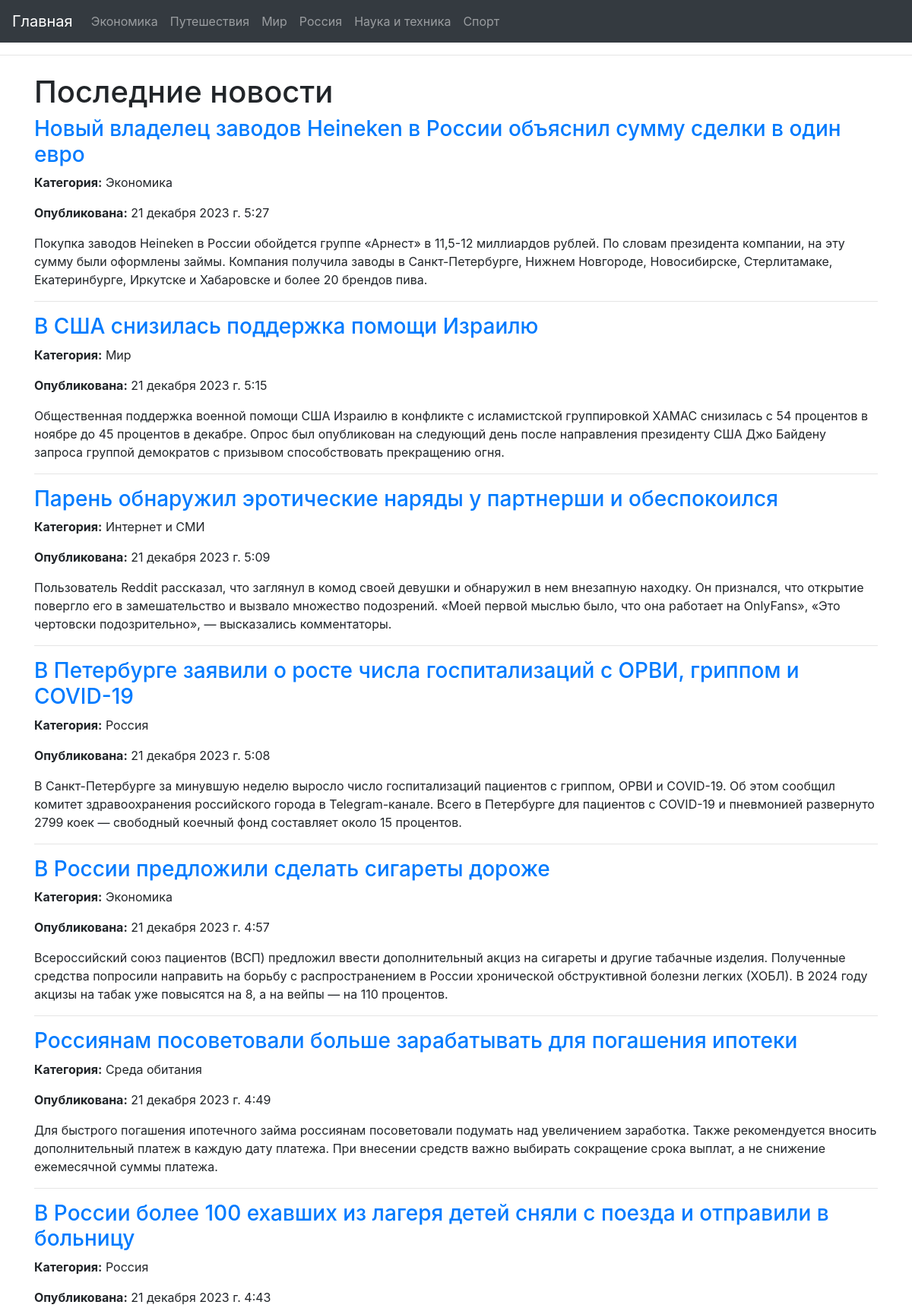
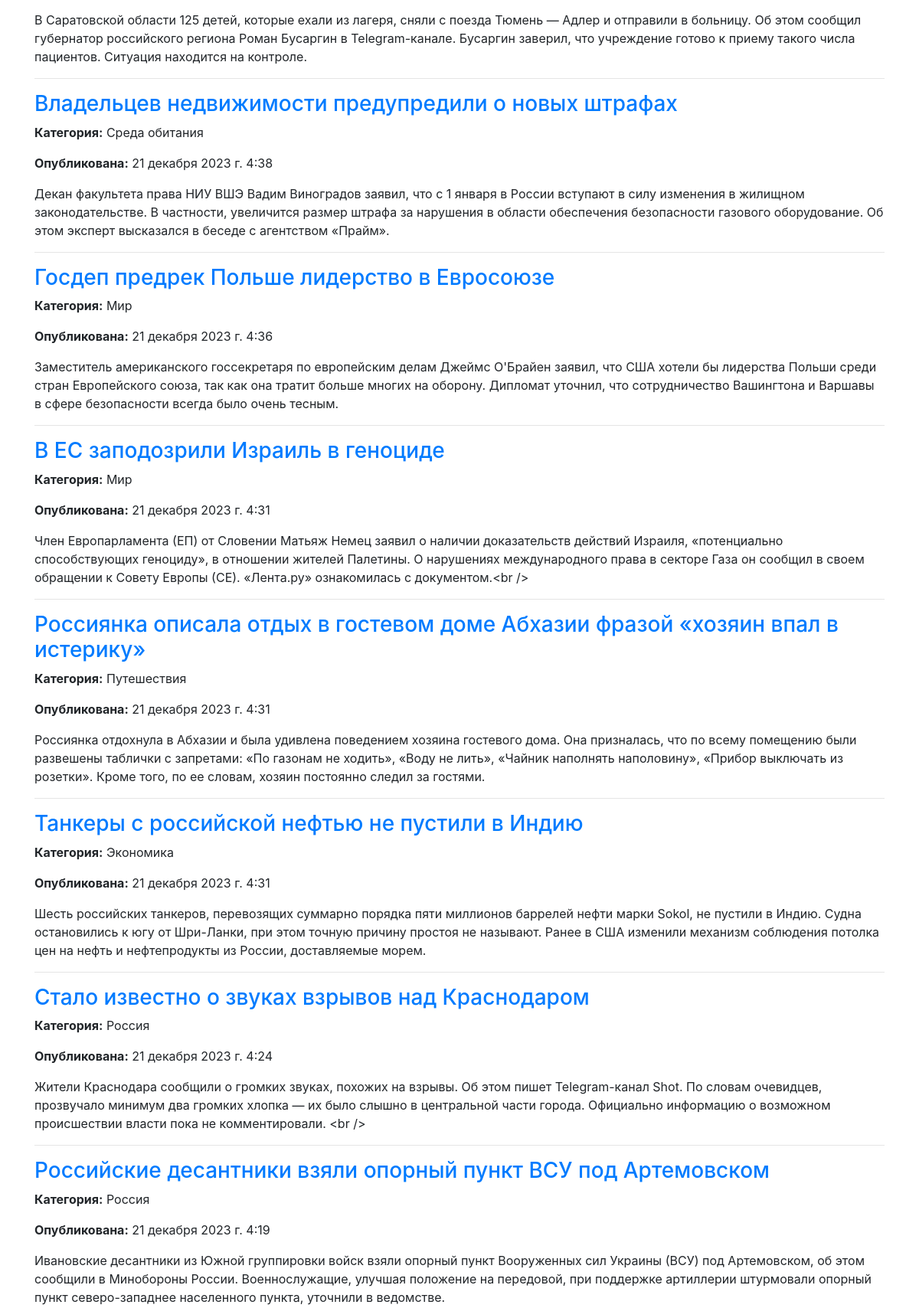
Screenshot of /home/?page=3 (upper part) with the database file from the repository (2 pictures, top to bottom).
### newsapp/models.py (models this page shows, shortened)
class News(models.Model):
    title = models.CharField(max_length=200)
    link = models.URLField()
    summary = models.TextField()
    published = models.DateTimeField()
    category = models.CharField(max_length=100)

### newsapp/views.py (the view)
# urls.py: 2. Add a URL to urlpatterns:  path('', views.home, name='home')
def home(request):
    all_news = News.objects.all().order_by('-published')
    paginator = Paginator(all_news, 20)
    page = request.GET.get('page', 1)
    try:
        news = paginator.page(page)
    except PageNotAnInteger:
        news = paginator.page(1)
    except EmptyPage:
        news = paginator.page(paginator.num_pages)
    return render(request, 'newsapp/home.html', {'news': news})

### templates/newsapp/home.html (shortened to what this page needs)
{% extends 'newsapp/base.html' %}
{% block content %}
  <h1>Последние новости</h1>
  {% for new in news %}
    <div class="news-item">
      <h3><a href="{{ new.link }}" target="_blank">{{ new.title }}</a></h3>
      <p><strong>Категория:</strong> {{ new.category }}</p>
      <p><strong>Опубликована:</strong> {{ new.published }}</p>
      <p>{{ new.summary }}</p>
    </div>
    <hr>
  {% endfor %}
{% endblock %}

### rows the page displays
News: title "Новый владелец заводов Heineken в России объяснил сумму сделки в один евро", category "Экономика", published "21 декабря 2023 г. 5:27", summary "Покупка заводов Heineken в России обойдется группе «Арнест» в 11,5-12 миллиардов рублей. По словам президента компании, на эту сумму были оформлены займы. Компания получила заводы в Санкт-Петербурге, Нижнем Новгороде, Новосибирске, Стерлитамаке, Екатеринбурге, Иркутске и Хабаровске и более 20 брендов пива."
News: title "В США снизилась поддержка помощи Израилю", category "Мир", published "21 декабря 2023 г. 5:15", summary "Общественная поддержка военной помощи США Израилю в конфликте с исламистской группировкой ХАМАС снизилась с 54 процентов в ноябре до 45 процентов в декабре. Опрос был опубликован на следующий день после направления президенту США Джо Байдену запроса группой демократов с призывом способствовать прекращению огня."
News: title "Парень обнаружил эротические наряды у партнерши и обеспокоился", category "Интернет и СМИ", published "21 декабря 2023 г. 5:09", summary "Пользователь Reddit рассказал, что заглянул в комод своей девушки и обнаружил в нем внезапную находку. Он признался, что открытие повергло его в замешательство и вызвало множество подозрений. «Моей первой мыслью было, что она работает на OnlyFans», «Это чертовски подозрительно», — высказались комментаторы."
News: title "В Петербурге заявили о росте числа госпитализаций с ОРВИ, гриппом и COVID-19", category "Россия", published "21 декабря 2023 г. 5:08", summary "В Санкт-Петербурге за минувшую неделю выросло число госпитализаций пациентов с гриппом, ОРВИ и COVID-19. Об этом сообщил комитет здравоохранения российского города в Telegram-канале. Всего в Петербурге для пациентов с COVID-19 и пневмонией развернуто 2799 коек — свободный коечный фонд составляет около 15 процентов."
News: title "В России предложили сделать сигареты дороже", category "Экономика", published "21 декабря 2023 г. 4:57", summary "Всероссийский союз пациентов (ВСП) предложил ввести дополнительный акциз на сигареты и другие табачные изделия. Полученные средства попросили направить на борьбу с распространением в России хронической обструктивной болезни легких (ХОБЛ). В 2024 году акцизы на табак уже повысятся на 8, а на вейпы — на 110 процентов."
News: title "Россиянам посоветовали больше зарабатывать для погашения ипотеки", category "Среда обитания", published "21 декабря 2023 г. 4:49", summary "Для быстрого погашения ипотечного займа россиянам посоветовали подумать над увеличением заработка. Также рекомендуется вносить дополнительный платеж в каждую дату платежа. При внесении средств важно выбирать сокращение срока выплат, а не снижение ежемесячной суммы платежа."
News: title "В России более 100 ехавших из лагеря детей сняли с поезда и отправили в больницу", category "Россия", published "21 декабря 2023 г. 4:43", summary "В Саратовской области 125 детей, которые ехали из лагеря, сняли с поезда Тюмень — Адлер и отправили в больницу. Об этом сообщил губернатор российского региона Роман Бусаргин в Telegram-канале. Бусаргин заверил, что учреждение готово к приему такого числа пациентов. Ситуация находится на контроле."
News: title "Владельцев недвижимости предупредили о новых штрафах", category "Среда обитания", published "21 декабря 2023 г. 4:38", summary "Декан факультета права НИУ ВШЭ Вадим Виноградов заявил, что с 1 января в России вступают в силу изменения в жилищном законодательстве. В частности, увеличится размер штрафа за нарушения в области обеспечения безопасности газового оборудование. Об этом эксперт высказался в беседе с агентством «Прайм»."
News: title "Госдеп предрек Польше лидерство в Евросоюзе", category "Мир", published "21 декабря 2023 г. 4:36", summary "Заместитель американского госсекретаря по европейским делам Джеймс О'Брайен заявил, что США хотели бы лидерства Польши среди стран Европейского союза, так как она тратит больше многих на оборону. Дипломат уточнил, что сотрудничество Вашингтона и Варшавы в сфере безопасности всегда было очень тесным."
News: title "В ЕС заподозрили Израиль в геноциде", category "Мир", published "21 декабря 2023 г. 4:31", summary "Член Европарламента (ЕП) от Словении Матьяж Немец заявил о наличии доказательств действий Израиля, «потенциально способствующих геноциду», в отношении жителей Палетины. О нарушениях международного права в секторе Газа он сообщил в своем обращении к Совету Европы (СЕ). «Лента.ру» ознакомилась с документом.<br />"
News: title "Россиянка описала отдых в гостевом доме Абхазии фразой «хозяин впал в истерику»", category "Путешествия", published "21 декабря 2023 г. 4:31", summary "Россиянка отдохнула в Абхазии и была удивлена поведением хозяина гостевого дома. Она призналась, что по всему помещению были развешены таблички с запретами: «По газонам не ходить», «Воду не лить», «Чайник наполнять наполовину», «Прибор выключать из розетки». Кроме того, по ее словам, хозяин постоянно следил за гостями."
News: title "Танкеры с российской нефтью не пустили в Индию", category "Экономика", published "21 декабря 2023 г. 4:31", summary "Шесть российских танкеров, перевозящих суммарно порядка пяти миллионов баррелей нефти марки Sokol, не пустили в Индию. Судна остановились к югу от Шри-Ланки, при этом точную причину простоя не называют. Ранее в США изменили механизм соблюдения потолка цен на нефть и нефтепродукты из России, доставляемые морем."
News: title "Стало известно о звуках взрывов над Краснодаром", category "Россия", published "21 декабря 2023 г. 4:24", summary "Жители Краснодара сообщили о громких звуках, похожих на взрывы. Об этом пишет Telegram-канал Shot. По словам очевидцев, прозвучало минимум два громких хлопка — их было слышно в центральной части города. Официально информацию о возможном происшествии власти пока не комментировали. <br />"
News: title "Российские десантники взяли опорный пункт ВСУ под Артемовском", category "Россия", published "21 декабря 2023 г. 4:19", summary "Ивановские десантники из Южной группировки войск взяли опорный пункт Вооруженных сил Украины (ВСУ) под Артемовском, об этом сообщили в Минобороны России. Военнослужащие, улучшая положение на передовой, при поддержке артиллерии штурмовали опорный пункт северо-западнее населенного пункта, уточнили в ведомстве."
